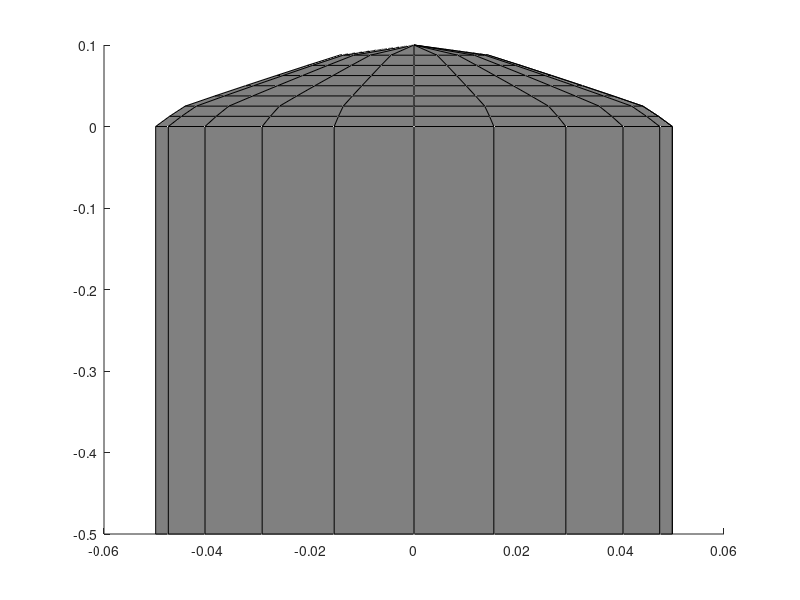

MATLAB code for this plot:
function [h] = uav(varargin) 
%uav draws a simple 3D airplane loosely modelled after a Lockheed C-130.
% 
%% uav Syntax 
% 
%  uav 
%  uav(x,y,z)
%  uav(...,'roll',RollDegrees)
%  uav(...,'pitch',PitchDegrees)
%  uav(...,'yaw',YawDegrees)
%  uav(...,'color',AirplaneColor)
%  uav(...,'fuselage',FuseLageColor)
%  uav(...,'wing',WingColor)
%  uav(...,'tailwing',TailwingColor)
%  uav(...,'fin',FinColor)
%  uav(...,'prop',PropellerColor)
%  uav(...,'scale',SizeScaleFactor)
%  uav(...,'z',ZScaleFactor)
%  uav(...,'linestyle','LineStyle')
%  uav(...,'linecolor',LineColor)
%  h = uav(...)
% 
%% uav Description
%
% uav draws a 3D airplane.
% 
% uav(x,y,z) draws an airplane centered approximately at the location
% given by x,y,z, where x, y, and z must be scalar values. 
% 
% uav(...,'roll',RollDegrees) specifies roll of the aircraft in degrees
% relative to the approximate center of gravity of the aircraft. 
%
% uav(...,'pitch',PitchDegrees) specifies pitch of the aircraft in
% degrees.
%
% uav(...,'yaw',YawDegrees) specifies yaw of the aircraft in degrees in
% the global coordinate system. The xyz2rpy function may help with
% determining appropriate yaw values. 
%
% uav(...,'color',AirplaneColor) specifies a color of all surfaces of
% the plane.  Color may be given by Matlab color name (e.g., 'red'),
% Matlab color abbreviation (e.g., 'r'), or RGB value (e.g., [1 0 0]).
% The 'color' option may be paired with options for specifying colors of
% specific parts of the plane.  For example, uav('color','b','wing',y)
% creates a blue airplane with yellow wings. Default color is gray. 
%
% uav(...,'fuselage',FuselageColor) specifies fuselage color. 
%
% uav(...,'wing',WingColor) specifies wing color. 
%
% uav(...,'tailwing',TailwingColor) specifies color of horizontal
% stabilizer wings at the tail of the plane. 
%
% uav(...,'fin',FinColor) specifies color of the vertical stabilizer fin
% at the tail of the plane. 
%
% uav(...,'scale',SizeScaleFactor) scales dimensions of the plane by
% some scalar factor. By default, uav draws an airplane with dimensions
% which approximately match the dimensions C-130 airplane in meters.  If you'd 
% like to draw a C-130 in dimensions of feet, try uav('scale',3.281). 
%
% uav(...,'z',ZScaleFactor) scales only vertical dimensions by some
% scalar value.  This may be useful if you're animating an airplane in a
% coordinate system where the vertical dimension is stretched to show
% relief.  If your axes are not equal, consider a ZScaleFactor given by
% the ratio of (xlim(2)-xlim(1))/(zlim(2)-zlim(1)). 
%
% uav(...,'linestyle','LineStyle') specifies style of the lines
% connecting surface vertices. Default is '-', but can be set to any
% valid linestyle, including 'none' to show a smooth surface. 
%
% uav(...,'linecolor',LineColor) specifies edge color of lines
% connecting surface verticies. Default line color is black. 
% 
% h = uav(...) returns handles of the 13 surface objects created by
% uav. Handles correspond to the following: 
% 
%   * h(1): main fuselage. 
%   * h(2): nose. 
%   * h(3): tail section of fuselage. 
%   * h(4): top side of main wing. 
%   * h(5): under side of main wing. 
%   * h(6): top side of tail wing. 
%   * h(7): under side of tail wing. 
%   * h(8): right side of fin. 
%   * h(9): left side of fin. 
%
%% Author Info
% Chad A. Greene of the University of Texas Institute for Geophysics (UTIG)
% wrote this on Saturday, September 27, 2014. Feel free to visit Chad on
% over at http://www.chadagreene.com. 
%
% Modified by:
% Zihao Wang
% 

%% Set Defaults: 

wingColor     = .5*[1 1 1];
fusColor      = .5*[1 1 1];
tailWingColor = .5*[1 1 1];
finColor      = .5*[1 1 1];
propColor     = .5*[1 1 1];
edgeColor     = 'k';
linestyle     = '-'; 
scale         = 0.5; 
zscale        = 1; 
setroll       = false; 
setpitch      = false; 
setyaw        = false; 

%% Parse Inputs: 

if nargin>2 && isnumeric(varargin{1}) && isnumeric(varargin{2}) && isnumeric(varargin{3})
    x = varargin{1}; 
    y = varargin{2}; 
    z = varargin{3}; 
    assert(isscalar(x)==1,'uav input x must be a scalar.')
    assert(isscalar(y)==1,'uav input y must be a scalar.')
    assert(isscalar(z)==1,'uav input z must be a scalar.')
else
    x = 0; 
    y = 0; 
    z = 0; 
end

tmp = strncmpi(varargin,'col',3); 
if any(tmp)
    wingColor     = varargin{find(tmp)+1}; 
    fusColor      = varargin{find(tmp)+1}; 
    tailWingColor = varargin{find(tmp)+1}; 
    finColor      = varargin{find(tmp)+1}; 
end

tmp = strncmpi(varargin,'fus',3)|strcmpi(varargin,'body'); 
if any(tmp)
    fusColor = varargin{find(tmp)+1}; 
end

tmp = strncmpi(varargin,'wing',4); 
if any(tmp)
    wingColor = varargin{find(tmp)+1}; 
end

tmp = strncmpi(varargin,'tail',4); 
if any(tmp)
    tailWingColor = varargin{find(tmp)+1}; 
end

tmp = strncmpi(varargin,'fin',3); 
if any(tmp)
    finColor = varargin{find(tmp)+1}; 
end

tmp = strncmpi(varargin,'prop',4); 
if any(tmp)
    propColor = varargin{find(tmp)+1}; 
end

tmp = strcmpi(varargin,'scale');  
if any(tmp) 
    scale = varargin{find(tmp)+1}; 
    assert(isscalar(scale)==1,'It may seem redundant, but the scale must be a scalar.')
end

tmp = strncmpi(varargin,'z',1); 
if any(tmp)
    zscale = varargin{find(tmp)+1}; 
    assert(isscalar(zscale)==1,'It may seem redundant, but the z scale must be a scalar.')
end

tmp = strncmpi(varargin,'lines',5); 
if any(tmp)
    linestyle = varargin{find(tmp)+1}; 
    assert(isnumeric(linestyle)==0,'LineStyle cannot be numeric.')
end

tmp = strncmpi(varargin,'linecol',7)|strncmpi(varargin,'edgecol',3); 
if any(tmp)
    edgeColor = varargin{find(tmp)+1}; 
end

tmp = strcmpi(varargin,'roll')|strcmpi(varargin,'biscuits'); 
if any(tmp)
    setroll = true; 
    roll = varargin{find(tmp)+1}; 
    assert(isscalar(roll)==1,'Roll must be a scalar value in degrees.')
end

tmp = strcmpi(varargin,'pitch'); 
if any(tmp)
    setpitch = true; 
    pitch = varargin{find(tmp)+1}; 
    assert(isscalar(pitch)==1,'Pitch must be a scalar value in degrees.')
end

tmp = strcmpi(varargin,'yaw')|strcmpi(varargin,'yall'); % to accommodate our southern friends 
if any(tmp)
    setyaw = true; 
    yaw = varargin{find(tmp)+1}; 
    assert(isscalar(yaw)==1,'Yaw must be a scalar value in degrees.')
end

%% Dimensions: 

wingspan = 2*scale; 
tailwingspan = 0.8*scale; 
tailLength = 0.5*scale; 
fusLength = 1*scale;  
fusRadius = 0.1*scale;  
wingWidth = 0.5*scale; % changing wingWidth will affect several dimensions

% Center the dimensions: 
z = z+fusRadius; 

%% Determine if a figure is already open: 

initialHoldState = 0; 
SetView = isempty(get(gcf,'CurrentAxes'));
    
if ~SetView
    if ishold
        initialHoldState = 1; % documents initial hold state to reset it later 
    else 
        cla % if hold is on initially, clear the axes and make a new plot
        SetView = true;
    end      
end

%% Draw surfaces: 

% Fuselage: 
[xcf,zcf,ycf] = cylinder(fusRadius); 
h(1) = surface(xcf+x,y-ycf*fusLength,z+zcf*zscale,...
    'facecolor',fusColor,'linestyle',linestyle,...
    'edgecolor',edgeColor);


% 	theta1 = pi()/2;
% 	theta2 = deg2rad(yaw); 
% 	Rx = [1     0     0;
%          0     cos(theta1)    -sin(theta1);
%          0     sin(theta1)     cos(theta1)];
% 	 
% 	Rz = [cos(theta2)     -sin(theta2)     0;
%          sin(theta2)     cos(theta2)    0;
%          0     0     1];
% 	 
% 	 R = Rx*Rz;
%   
% plotCamera('Location', [x,y,z],'Orientation',R, 'Size', 5);

if ~initialHoldState
    hold on
end

% Nose: 
[xcn,zcn,ycn] = cylinder(fusRadius.*([1 .95 .9 .8 .7 .6 .5 .4 .3]).*(cos(linspace(0,pi/2,9)).^.2)); 
zcn(6:end,:) = zcn(6:end,:)-fusRadius/5; 
ycn = -ycn.*.2*fusLength; 
h(2) = surface(x+xcn,y-ycn,z+zcn*zscale,...
    'facecolor',fusColor,'linestyle',linestyle,...
    'edgecolor',edgeColor);

% Tail
% x1 = xcf(1,:); 
% x2 = .1*x1;% zeros(size(x1)); 
% y1 = fusLength*ones(size(x1)); 
% y2 = y1+tailLength; 
% z1 = zcf(1,:); 
% z2 = fusRadius*ones(size(z1)); 
% h(3) = surface(x+[x1;x2],y-[y1;y2],z+[z1;z2]*zscale,...
%     'facecolor',fusColor,'linestyle',linestyle,...
%     'edgecolor',edgeColor);

% Wings: 
% xw1 = -linspace(-wingspan/2,wingspan/2,10);
% yw2 = zeros(size(xw1))-0.5*fusLength-[linspace(0.2*fusLength,0,size(xw1,2)/2),linspace(0,0.2*fusLength,size(xw1,2)/2)];
% yw1 = yw2+0.2*wingWidth;
% yw3 = yw2-0.2*wingWidth;
% % yw2 = zeros(size(xw1))+[linspace(0.6*wingWidth,0.3*wingWidth,5),linspace(0.3*wingWidth,0.6*wingWidth,5)] + wingWidth/2;
% % yw1 = yw2 - max(abs(xw1))/20;
% % yw3 = yw2 + 0.6*wingWidth-abs(xw1)/5;
% zw1 = 0*fusRadius*ones(size(xw1)); 
% h(4) = surface(x+[.99*xw1;xw1;.97*xw1],y+[yw1;yw2;yw3],...
%     z+[zw1;zw1+.15*fusRadius;zw1]*zscale,'facecolor',wingColor,...
%     'linestyle',linestyle,'edgecolor',edgeColor);
% h(5) = surface(x+[.99*xw1;xw1;.97*xw1],y+[yw1;yw2;yw3],...
%     z+[zw1;zw1;zw1]*zscale,'facecolor',wingColor,...
%     'linestyle',linestyle,'edgecolor',edgeColor);

% tail wing: 
% xtw1 = -linspace(-tailwingspan/2,tailwingspan/2,5); 
% xtw = [xtw1;xtw1;xtw1];
% ytw1 = fusLength+.6*tailLength+ abs(xtw1)/10;
% ytw2 = zeros(size(xtw1))+ fusLength+.88*tailLength;
% ytw3 = ytw2+.12*tailLength-abs(xtw1)/10;
% ytw = [ytw1; ytw2;ytw3]; 
% ztw1 = .9*fusRadius*ones(size(xtw1)); 
% h(6) = surface(x+xtw,y-ytw,z+[ztw1;ztw1+.05*fusRadius;ztw1]*zscale,...
%     'facecolor',tailWingColor,'linestyle',linestyle,...
%     'edgecolor',edgeColor); 
% h(7) = surface(x+xtw,y-ytw,z+[ztw1;ztw1;ztw1]*zscale,...
%     'facecolor',tailWingColor,'linestyle',linestyle,...
%     'edgecolor',edgeColor);

% Fin: 
% yts = fusLength+tailLength*[1 .88 .6]; 
% yts = [yts;yts]; 
% zts = fusRadius*[1 1 1]; 
% zts(2,:)= zts+5*fusRadius*[1 1 0]; 
% xts = [0 fusRadius/20 0;0 fusRadius/40 0]; 
% h(8) = surface(x+xts,y-yts,z+zts*0.7*zscale,...
%     'facecolor',finColor,'linestyle',linestyle,...
%     'edgecolor',edgeColor);
% h(9) = surface(x-xts,y-yts,z+zts*0.7*zscale,...
%     'facecolor',finColor,'linestyle',linestyle,...
%     'edgecolor',edgeColor);

%% Set Roll, Pitch, and Yaw: 
if setroll
    rotate(h,[0 1 0],roll,[x y z]);
end

if setpitch
    rotate(h,[1 0 0],pitch,[x y z]);
end

if setyaw
    rotate(h,[0 0 1],yaw-90,[x y z]);
end

%% Set view
% if SetView
%     view([140 30]); 
%     axis tight equal
%     lighting gouraud
%     camlight
% else
%     axis auto
% end

%% Clean up: 

% Return axes to initial hold state
if ~initialHoldState
    hold off
end
    
% Discard surface handles if they're unwanted: 
if nargout==0
    clear h
end
end
